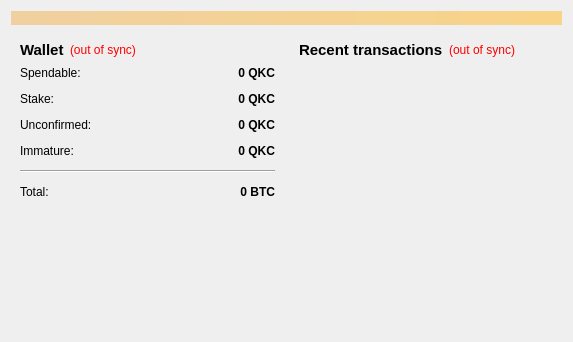
<?xml version="1.0" encoding="UTF-8"?>
<ui version="4.0">
 <class>OverviewPage</class>
 <widget class="QWidget" name="OverviewPage">
  <property name="geometry">
   <rect>
    <x>0</x>
    <y>0</y>
    <width>573</width>
    <height>342</height>
   </rect>
  </property>
  <property name="windowTitle">
   <string>Form</string>
  </property>
  <layout class="QVBoxLayout" name="topLayout">
   <item>
    <widget class="QLabel" name="labelAlerts">
     <property name="visible">
      <bool>false</bool>
     </property>
     <property name="styleSheet">
      <string notr="true">background-color: qlineargradient(x1: 0, y1: 0, x2: 1, y2: 0, stop:0 #F0D0A0, stop:1 #F8D488);  color:#000000
</string>
     </property>
     <property name="wordWrap">
      <bool>true</bool>
     </property>
     <property name="margin">
      <number>3</number>
     </property>
    </widget>
   </item>
   <item>
    <layout class="QHBoxLayout" name="horizontalLayout" stretch="1,1">
     <item>
      <layout class="QVBoxLayout" name="verticalLayout_2">
       <item>
        <widget class="QWidget" name="widget" native="true">
         <layout class="QVBoxLayout" name="verticalLayout_4">
          <item>
           <layout class="QHBoxLayout" name="horizontalLayout_4">
            <item>
             <widget class="QLabel" name="label_5">
              <property name="font">
               <font>
                <pointsize>11</pointsize>
                <weight>75</weight>
                <bold>true</bold>
               </font>
              </property>
              <property name="text">
               <string>Wallet</string>
              </property>
             </widget>
            </item>
            <item>
             <widget class="QLabel" name="labelWalletStatus">
              <property name="toolTip">
               <string>The displayed information may be out of date. Your wallet automatically synchronizes with the QukuaiCoin network after a connection is established, but this process has not completed yet.</string>
              </property>
              <property name="styleSheet">
               <string notr="true">QLabel { color: red; }</string>
              </property>
              <property name="text">
               <string notr="true">(out of sync)</string>
              </property>
              <property name="alignment">
               <set>Qt::AlignLeading|Qt::AlignLeft|Qt::AlignVCenter</set>
              </property>
             </widget>
            </item>
            <item>
             <spacer name="horizontalSpacer_2">
              <property name="orientation">
               <enum>Qt::Horizontal</enum>
              </property>
              <property name="sizeHint" stdset="0">
               <size>
                <width>40</width>
                <height>20</height>
               </size>
              </property>
             </spacer>
            </item>
           </layout>
          </item>
          <item>
           <layout class="QFormLayout" name="formLayout_2">
            <property name="fieldGrowthPolicy">
             <enum>QFormLayout::AllNonFixedFieldsGrow</enum>
            </property>
            <property name="horizontalSpacing">
             <number>12</number>
            </property>
            <property name="verticalSpacing">
             <number>12</number>
            </property>
            <item row="0" column="0">
             <widget class="QLabel" name="label">
              <property name="text">
               <string>Spendable:</string>
              </property>
             </widget>
            </item>
            <item row="0" column="1">
             <widget class="QLabel" name="labelBalance">
              <property name="font">
               <font>
                <weight>75</weight>
                <bold>true</bold>
               </font>
              </property>
              <property name="cursor">
               <cursorShape>IBeamCursor</cursorShape>
              </property>
              <property name="toolTip">
               <string>Your current spendable balance</string>
              </property>
              <property name="text">
               <string notr="true">0 QKC</string>
              </property>
              <property name="alignment">
               <set>Qt::AlignRight|Qt::AlignTrailing|Qt::AlignVCenter</set>
              </property>
              <property name="textInteractionFlags">
               <set>Qt::LinksAccessibleByMouse|Qt::TextSelectableByKeyboard|Qt::TextSelectableByMouse</set>
              </property>
             </widget>
            </item>
            <item row="1" column="0">
             <widget class="QLabel" name="label_6">
              <property name="text">
               <string>Stake:</string>
              </property>
             </widget>
            </item>
            <item row="1" column="1">
             <widget class="QLabel" name="labelStake">
              <property name="font">
               <font>
                <weight>75</weight>
                <bold>true</bold>
               </font>
              </property>
              <property name="cursor">
               <cursorShape>IBeamCursor</cursorShape>
              </property>
              <property name="toolTip">
               <string>Total of coins that was staked, and do not yet count toward the current balance</string>
              </property>
              <property name="text">
               <string notr="true">0 QKC</string>
              </property>
              <property name="alignment">
               <set>Qt::AlignRight|Qt::AlignTrailing|Qt::AlignVCenter</set>
              </property>
              <property name="textInteractionFlags">
               <set>Qt::LinksAccessibleByMouse|Qt::TextSelectableByKeyboard|Qt::TextSelectableByMouse</set>
              </property>
             </widget>
            </item>
            <item row="2" column="0">
             <widget class="QLabel" name="label_3">
              <property name="text">
               <string>Unconfirmed:</string>
              </property>
             </widget>
            </item>
            <item row="2" column="1">
             <widget class="QLabel" name="labelUnconfirmed">
              <property name="font">
               <font>
                <weight>75</weight>
                <bold>true</bold>
               </font>
              </property>
              <property name="cursor">
               <cursorShape>IBeamCursor</cursorShape>
              </property>
              <property name="toolTip">
               <string>Total of transactions that have yet to be confirmed, and do not yet count toward the current balance</string>
              </property>
              <property name="text">
               <string notr="true">0 QKC</string>
              </property>
              <property name="alignment">
               <set>Qt::AlignRight|Qt::AlignTrailing|Qt::AlignVCenter</set>
              </property>
              <property name="textInteractionFlags">
               <set>Qt::LinksAccessibleByMouse|Qt::TextSelectableByKeyboard|Qt::TextSelectableByMouse</set>
              </property>
             </widget>
            </item>
            <item row="3" column="0">
             <widget class="QLabel" name="labelImmatureText">
              <property name="text">
               <string>Immature:</string>
              </property>
             </widget>
            </item>
            <item row="3" column="1">
             <widget class="QLabel" name="labelImmature">
              <property name="font">
               <font>
                <weight>75</weight>
                <bold>true</bold>
               </font>
              </property>
              <property name="toolTip">
               <string>Mined balance that has not yet matured</string>
              </property>
              <property name="text">
               <string notr="true">0 QKC</string>
              </property>
              <property name="alignment">
               <set>Qt::AlignRight|Qt::AlignTrailing|Qt::AlignVCenter</set>
              </property>
              <property name="textInteractionFlags">
               <set>Qt::LinksAccessibleByMouse|Qt::TextSelectableByKeyboard|Qt::TextSelectableByMouse</set>
              </property>
             </widget>
            </item>
            <item row="4" column="0" colspan="2">
             <widget class="Line" name="line">
              <property name="orientation">
               <enum>Qt::Horizontal</enum>
              </property>
             </widget>
            </item>
            <item row="5" column="0">
             <widget class="QLabel" name="labelTotalText">
              <property name="text">
               <string>Total:</string>
              </property>
             </widget>
            </item>
            <item row="5" column="1">
             <widget class="QLabel" name="labelTotal">
              <property name="font">
               <font>
                <weight>75</weight>
                <bold>true</bold>
               </font>
              </property>
              <property name="cursor">
               <cursorShape>IBeamCursor</cursorShape>
              </property>
              <property name="toolTip">
               <string>Your current total balance</string>
              </property>
              <property name="text">
               <string notr="true">0 BTC</string>
              </property>
              <property name="alignment">
               <set>Qt::AlignRight|Qt::AlignTrailing|Qt::AlignVCenter</set>
              </property>
              <property name="textInteractionFlags">
               <set>Qt::LinksAccessibleByMouse|Qt::TextSelectableByKeyboard|Qt::TextSelectableByMouse</set>
              </property>
             </widget>
            </item>
           </layout>
          </item>
         </layout>
        </widget>
       </item>
       <item>
        <spacer name="verticalSpacer">
         <property name="orientation">
          <enum>Qt::Vertical</enum>
         </property>
         <property name="sizeHint" stdset="0">
          <size>
           <width>20</width>
           <height>40</height>
          </size>
         </property>
        </spacer>
       </item>
      </layout>
     </item>
     <item>
      <layout class="QVBoxLayout" name="verticalLayout_3">
       <item>
        <widget class="QWidget" name="widget_2" native="true">
         <layout class="QVBoxLayout" name="verticalLayout">
          <item>
           <layout class="QHBoxLayout" name="horizontalLayout_2">
            <item>
             <widget class="QLabel" name="label_4">
              <property name="font">
               <font>
                <pointsize>11</pointsize>
                <weight>75</weight>
                <bold>true</bold>
               </font>
              </property>
              <property name="text">
               <string>&lt;b&gt;Recent transactions&lt;/b&gt;</string>
              </property>
             </widget>
            </item>
            <item>
             <widget class="QLabel" name="labelTransactionsStatus">
              <property name="toolTip">
               <string>The displayed information may be out of date. Your wallet automatically synchronizes with the QukuaiCoin network after a connection is established, but this process has not completed yet.</string>
              </property>
              <property name="styleSheet">
               <string notr="true">QLabel { color: red; }</string>
              </property>
              <property name="text">
               <string notr="true">(out of sync)</string>
              </property>
              <property name="alignment">
               <set>Qt::AlignRight|Qt::AlignTrailing|Qt::AlignVCenter</set>
              </property>
             </widget>
            </item>
            <item>
             <spacer name="horizontalSpacer">
              <property name="orientation">
               <enum>Qt::Horizontal</enum>
              </property>
              <property name="sizeHint" stdset="0">
               <size>
                <width>40</width>
                <height>20</height>
               </size>
              </property>
             </spacer>
            </item>
           </layout>
          </item>
          <item>
           <widget class="QListView" name="listTransactions">
            <property name="styleSheet">
             <string notr="true">QListView { background: transparent; }</string>
            </property>
            <property name="frameShape">
             <enum>QFrame::NoFrame</enum>
            </property>
            <property name="verticalScrollBarPolicy">
             <enum>Qt::ScrollBarAlwaysOff</enum>
            </property>
            <property name="horizontalScrollBarPolicy">
             <enum>Qt::ScrollBarAlwaysOff</enum>
            </property>
            <property name="selectionMode">
             <enum>QAbstractItemView::NoSelection</enum>
            </property>
           </widget>
          </item>
         </layout>
        </widget>
       </item>
      </layout>
     </item>
    </layout>
   </item>
  </layout>
 </widget>
 <resources/>
 <connections/>
</ui>
